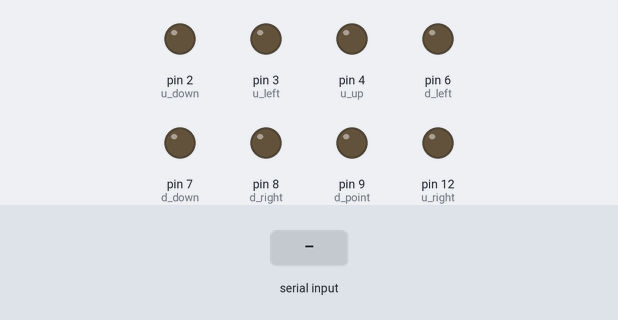
Bench run of a sketch on a simulated Arduino Uno, built with avr-gcc and run on an emulated ATmega328P. On the bench: output pins drawn as LEDs (lit = HIGH). The inputs (shaded band) are chosen by the test bench.

Above: at 1.2 s.
1.3 s: "90,45\n" received over Serial
At 3.2 s:
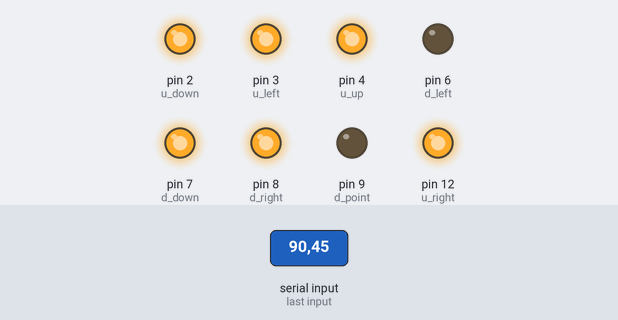
3.8 s: "30,150\n" received over Serial
At 5.2 s:
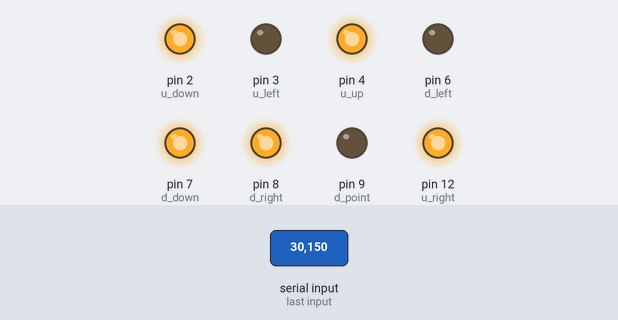
6.3 s: "1\n" received over Serial
At 8.1 s:
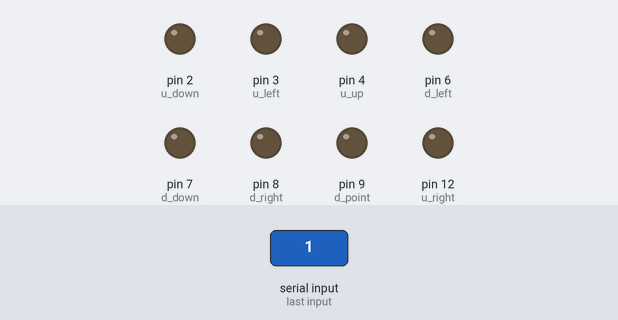
8.8 s: "90\n" received over Serial
At 11.2 s:
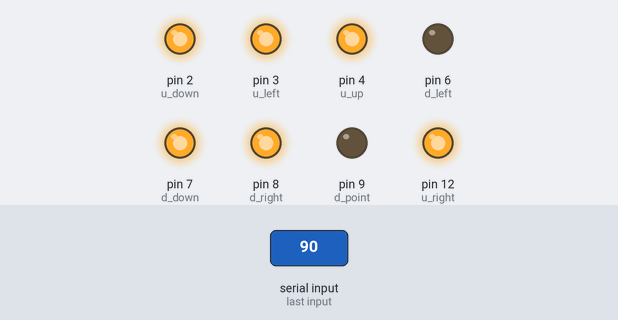
Timing chart, 0 to 12.3 s (numbered marks = the images above; inputs shaded):
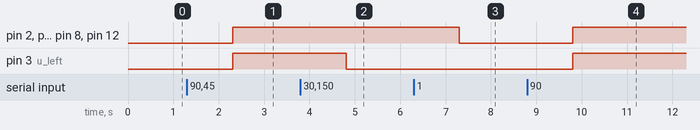

The sketch:

cascad2.ino
```cpp
#include <SoftwareSerial.h>
#define u_down 2
#define u_left 3
#define u_up 4
#define u_right 12
#define d_left 6
#define d_down 7
#define d_right 8
#define d_point 9
SoftwareSerial mySerial(11, 10);

void setup() {
  // put your setup code here, to run once:
  Serial.begin(9600);
  while (!Serial) {}
  mySerial.begin(9600);
  while (!mySerial) {}

  pinMode(u_left, OUTPUT);
  pinMode(u_right, OUTPUT);
  pinMode(u_up, OUTPUT);
  pinMode(u_down, OUTPUT);
  pinMode(d_right, OUTPUT);
  pinMode(d_left, OUTPUT);
  pinMode(d_down, OUTPUT);
  pinMode(d_point, OUTPUT);
}

void turn_off_all(){
  digitalWrite(u_up, LOW);
  digitalWrite(u_left, LOW);
  digitalWrite(u_right, LOW);
  digitalWrite(u_down, LOW);
  digitalWrite(d_down, LOW);
  digitalWrite(d_left, LOW);
  digitalWrite(d_right, LOW);
  digitalWrite(d_point, LOW);
}

void turn_on_all(){
  digitalWrite(u_up, HIGH);
  digitalWrite(u_left, HIGH);
  digitalWrite(u_right, HIGH);
  digitalWrite(u_down, HIGH);
  digitalWrite(d_down, HIGH);
  digitalWrite(d_left, HIGH);
  digitalWrite(d_right, HIGH);
  digitalWrite(d_point, HIGH);
}

void turn_by_string(String inp){
  if (inp.charAt(0) == '1'){
    digitalWrite(u_up, HIGH);
  }
  if (inp.charAt(1) == '1'){
    digitalWrite(u_left, HIGH);
  }
  if (inp.charAt(2) == '1'){
    digitalWrite(u_right, HIGH);
  }
  if (inp.charAt(3) == '1'){
    digitalWrite(u_down, HIGH);
  }
  if (inp.charAt(4) == '1'){
    digitalWrite(d_left, HIGH);
  }
  if (inp.charAt(5) == '1'){
    digitalWrite(d_right, HIGH);
  }
  if (inp.charAt(6) == '1'){
    digitalWrite(d_down, HIGH);
  }
  if (inp.charAt(7) == '1'){
    digitalWrite(d_point, HIGH);
  }
}

void turn_0(){
  turn_off_all();
  turn_by_string("11101110");
}

void turn_1(){
  turn_off_all();
  turn_by_string("00100100");
}

void turn_2(){
  turn_off_all();
  turn_by_string("10111010");
}

void turn_3(){
  turn_off_all();
  turn_by_string("10110110");
}

void turn_4(){
  turn_off_all();
  turn_by_string("01110100");
}

void turn_5(){
  turn_off_all();
  turn_by_string("11010110");
}

void turn_6(){
  turn_off_all();
  turn_by_string("11011110");
}

void turn_7(){
  turn_off_all();
  turn_by_string("10100100");
}

void turn_8(){
  turn_off_all();
  turn_by_string("11111110");
}

void turn_9(){
  turn_off_all();
  turn_by_string("11110110");
}

void turns(String inp){
  if (inp == "on\n") {
    turn_on_all();
  } else if (inp == "off\n") {
    turn_off_all();
  } else if (inp == "0\n") {
    turn_0();
  } else if (inp == "1\n") {
    turn_1();
  } else if (inp == "2\n") {
    turn_2();
  } else if (inp == "3\n") {
    turn_3();
  } else if (inp == "4\n") {
    turn_4();
  } else if (inp == "5\n") {
    turn_5();
  } else if (inp == "6\n") {
    turn_6();
  } else if (inp == "7\n") {
    turn_7();
  } else if (inp == "8\n") {
    turn_8();
  } else if (inp == "9\n") {
    turn_9();
  }
}

void loop() {
  // put your main code here, to run repeatedly:
  /*
  if (mySerial.available()){
    Serial.write(mySerial.read());
  }
  */
  /*
  if (Serial.available()){
    String inp = Serial.readString();
    mySerial.writeString(inp);
    turns(inp);
  }
  */

  while (!Serial.available()) {}
  int num = Serial.readString().toInt();
  int num_dec = num / 10;
  int num_ones = num % 10;
  mySerial.write(num_ones);
  //mySerial.write(num_ones);

  if (num_dec > 9) {
    num_dec %= 10;
  }

  if (num_dec != 0) {
    String keke = String(num_dec) + "\n";
    turns(keke);
  } else {
    turn_off_all();
  }
}
```

Measured:
- after the input at 1.3 s, pin 2 (u_down), pin 3 (u_left), pin 4 (u_up), pin 7 (d_down), pin 8 (d_right), pin 12 (u_right): LOW → HIGH after 1.0 s
- after the input at 3.8 s, pin 3 (u_left): HIGH → LOW after 1.0 s
- after the input at 6.3 s, pin 2 (u_down), pin 4 (u_up), pin 7 (d_down), pin 8 (d_right), pin 12 (u_right): HIGH → LOW after 1.0 s
- after the input at 8.8 s, pin 2 (u_down), pin 3 (u_left), pin 4 (u_up), pin 7 (d_down), pin 8 (d_right), pin 12 (u_right): LOW → HIGH after 1.0 s
